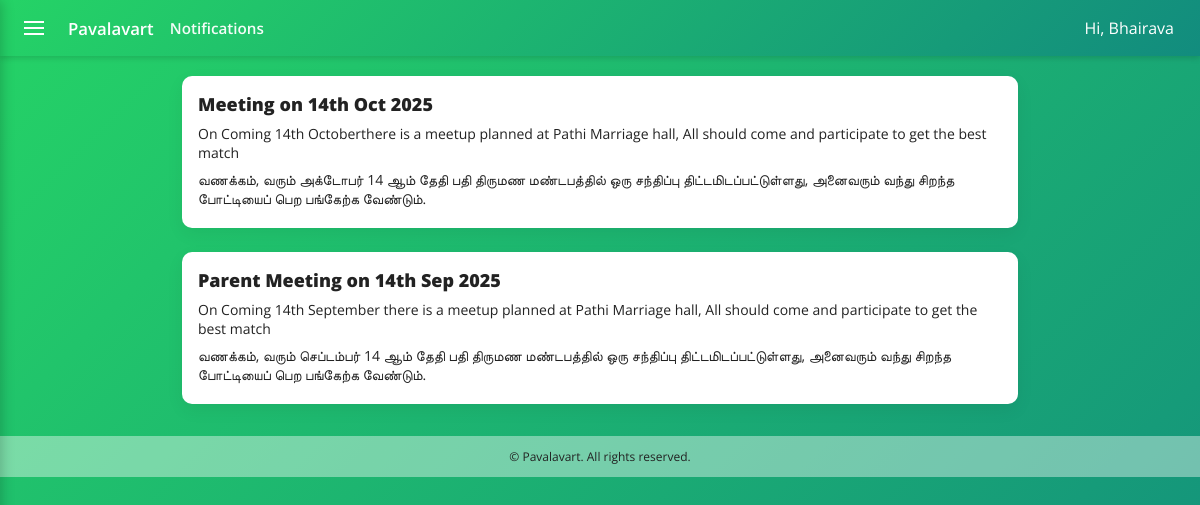
The app's page /notifications/ (signed in) with its own data.
### alliance/models.py (models this page shows, shortened)
class Notification(models.Model):
    title = models.CharField(max_length=200)
    message = models.TextField()
    message_ta = models.TextField(blank=True, help_text='Message in Tamil')
    created_at = models.DateTimeField(auto_now_add=True)

### alliance/views.py (the view)
# urls.py: path('notifications/', views.notifications, name='notifications'),
@login_required
def notifications(request):
    notifications = Notification.objects.all().order_by('-created_at')
    return render(request, 'main/notifications.html', {'notifications': notifications})

### alliance/templates/main/notifications.html (shortened to what this page needs)
{% extends 'main/base.html' %}
{% load i18n %}
{% load static %}
{% block page_title %}{% trans "Notifications" %}{% endblock %}
{% block content %}
<div class="container py-3">
    <div class="row justify-content-center">
        <div class="col-lg-8">
            {% for n in notifications %}
                <div class="card shadow-sm" style="margin-bottom: 24px;">
                    <div class="card-body">
                        <div class="fw-bold" style="font-size:18px;font-weight:900;margin-bottom:8px;">{{ n.title }}</div>
                        <div style="font-size:14px;margin-bottom:8px;">{{ n.message }}</div>
                        {% if n.message_ta %}
                            <div style="font-size:14px;margin-bottom:4px;">{{ n.message_ta }}</div>
                        {% endif %}
                    </div>
                </div>
            {% endfor %}
        </div>
    </div>
</div>
{% endblock %}

### alliance/templates/main/base.html (shortened to what this page needs)
<!DOCTYPE html>
<html lang="en">
<head>
    {% load static %}
</head>
<body class="main-body{% block body_class %}{% endblock %}">
    <header class="app-bar">
        <div class="left">
            {% if request.user.is_authenticated %}
                <button id="hamburgerBtn" class="hamburger" aria-label="Open menu">
                    <span class="bar"></span>
                </button>
            {% endif %}
            <a href="{% url 'home' %}" class="app-title" style="color:#fff; text-decoration:none">Pavalavart</a>
            <div class="page-title">{% block page_title %}{% endblock %}</div>
        </div>
        <nav class="nav-links">
            {% if request.user.is_authenticated %}
                <span style="display:inline-block; padding:6px 10px">Hi, {{ request.user.first_name }}</span>
            {% endif %}
        </nav>
    </header>
    <main class="container">
        {% block content %}{% endblock %}
    </main>
    <footer style="width:100%;position:relative;bottom:0;left:0;margin-top:32px;">
        <div style="background:rgba(255,255,255,0.4);color:#222;text-align:center;padding:12px 0;font-size:12px;border-radius:0; width:100%; margin:0;">
            &copy; {{ now|date:'Y' }} Pavalavart. All rights reserved.
        </div>
    </footer>
</body>
</html>

### alliance/templates/main/base.html (style rules this page uses)
html { box-sizing: border-box; }
*, *:before, *:after { box-sizing: inherit; }
body { margin:0; font-family: 'Open Sans', Arial, sans-serif; background: linear-gradient(135deg,#25d366 0%,#128c7e 100%); min-height:100vh; color:#222 }
.app-bar { background: linear-gradient(135deg,#25d366 0%,#128c7e 100%); color: #fff; height:56px; display:flex; align-items:center; justify-content:space-between; padding:0 1rem; box-shadow: 0 2px 6px rgba(0,0,0,0.15); }
.app-bar .left { display:flex; align-items:center; gap:1rem }
.app-title { font-weight:600; font-size:1.05rem }
.page-title { font-weight:600; font-size:0.95rem; opacity:0.95 }
.nav-links { display:flex; gap:0.5rem }
.container { max-width:900px; margin:1.25rem auto; padding:0 1rem }
.card { background:#fff; border-radius:10px; padding:1rem; box-shadow:0 6px 18px rgba(0,0,0,0.06) }
.hamburger { width:36px; height:36px; display:flex; align-items:center; justify-content:center; cursor:pointer; border-radius:6px; background:transparent; border:none; color:#fff }
.hamburger .bar { width:20px; height:2px; background:#fff; display:block; position:relative }
.hamburger .bar:before, .hamburger .bar:after { content:''; position:absolute; left:0; right:0; height:2px; background:#fff }
.hamburger .bar:before { top:-6px }
.hamburger .bar:after { top:6px }

### records on screen
Notification: title "Meeting on 14th Oct 2025", message "On Coming 14th Octoberthere is a meetup planned at Pathi Marriage hall, All should come and participate to get the best match", message_ta "வணக்கம், வரும் அக்டோபர் 14 ஆம் தேதி பதி திருமண மண்டபத்தில் ஒரு சந்திப்பு திட்டமிடப்பட்டுள்ளது, அனைவரும் வந்து சிறந்த போட்டியைப் பெற பங்கேற்க வேண்டும்."
Notification: title "Parent Meeting on 14th Sep 2025", message "On Coming 14th September there is a meetup planned at Pathi Marriage hall, All should come and participate to get the best match", message_ta "வணக்கம், வரும் செப்டம்பர் 14 ஆம் தேதி பதி திருமண மண்டபத்தில் ஒரு சந்திப்பு திட்டமிடப்பட்டுள்ளது, அனைவரும் வந்து சிறந்த போட்டியைப் பெற பங்கேற்க வேண்டும்."

### other values on screen
{{ request.user.first_name }} "Bhairava"
